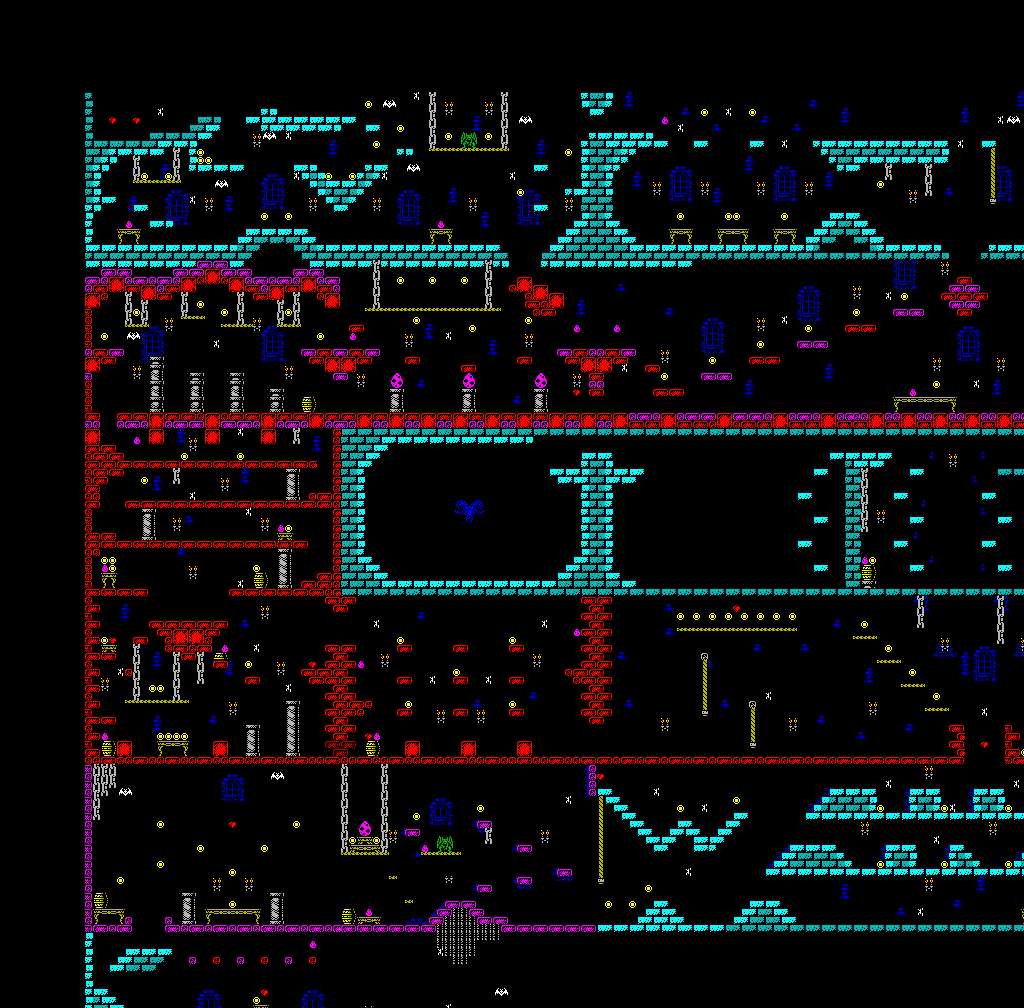

Rendered tile map (Tiled .tmx) drawn with the repository's tilesets; below, a short description and the map source with its tile grids summarised:
An orthogonal 128x126 tile map with 8x8 px tiles, 1 tile layer (Tile Layer 1).

<map version="1.8" tiledversion="1.8.1" orientation="orthogonal" renderorder="left-down" compressionlevel="0" width="128" height="126" tilewidth="8" tileheight="8" infinite="0" backgroundcolor="#000000" nextlayerid="2" nextobjectid="1">
 <editorsettings>
  <export target="levels.csv" format="csv" />
 </editorsettings>
 <tileset firstgid="1" name="sprites" tilewidth="8" tileheight="8" tilecount="256" columns="16">
  <image source="tilesheet.png" trans="000000" width="128" height="128" />
 </tileset>
 <layer id="1" name="Tile Layer 1" width="128" height="126" offsetx="85" offsety="92">
  <data>[16128 cells, 4719 non-empty, 98 distinct tile ids]</data>
 </layer>
</map>